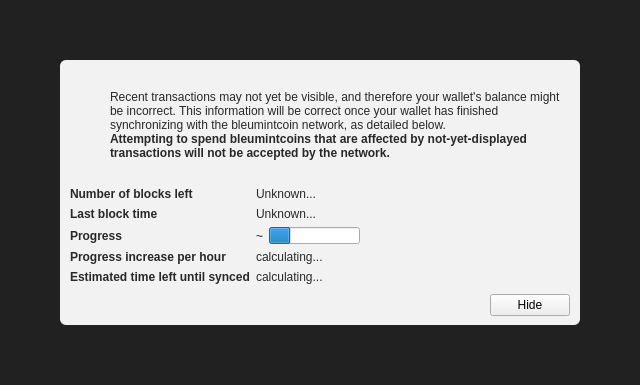
<?xml version="1.0" encoding="UTF-8"?>
<ui version="4.0">
 <class>ModalOverlay</class>
 <widget class="ModalOverlay" name="ModalOverlay">
  <property name="geometry">
   <rect>
    <x>0</x>
    <y>0</y>
    <width>640</width>
    <height>385</height>
   </rect>
  </property>
  <property name="windowTitle">
   <string>Form</string>
  </property>
  <layout class="QVBoxLayout" name="verticalLayout" stretch="0">
   <property name="sizeConstraint">
    <enum>QLayout::SetDefaultConstraint</enum>
   </property>
   <property name="leftMargin">
    <number>0</number>
   </property>
   <property name="topMargin">
    <number>0</number>
   </property>
   <property name="rightMargin">
    <number>0</number>
   </property>
   <property name="bottomMargin">
    <number>0</number>
   </property>
   <item>
    <widget class="QWidget" name="bgWidget" native="true">
     <property name="styleSheet">
      <string notr="true">#bgWidget { background: rgba(0,0,0,220); }</string>
     </property>
     <layout class="QVBoxLayout" name="verticalLayoutMain" stretch="1">
      <property name="leftMargin">
       <number>60</number>
      </property>
      <property name="topMargin">
       <number>60</number>
      </property>
      <property name="rightMargin">
       <number>60</number>
      </property>
      <property name="bottomMargin">
       <number>60</number>
      </property>
      <item>
       <widget class="QWidget" name="contentWidget" native="true">
        <property name="styleSheet">
         <string notr="true">#contentWidget { background: rgba(255,255,255,240); border-radius: 6px; }

QLabel { color: rgb(40,40,40);  }</string>
        </property>
        <layout class="QVBoxLayout" name="verticalLayoutSub" stretch="1,0,0,0">
         <property name="spacing">
          <number>0</number>
         </property>
         <property name="leftMargin">
          <number>10</number>
         </property>
         <property name="topMargin">
          <number>10</number>
         </property>
         <property name="rightMargin">
          <number>10</number>
         </property>
         <property name="bottomMargin">
          <number>10</number>
         </property>
         <item>
          <layout class="QHBoxLayout" name="horizontalLayoutIconText" stretch="0,1">
           <property name="topMargin">
            <number>20</number>
           </property>
           <item>
            <layout class="QVBoxLayout" name="verticalLayoutIcon">
             <property name="leftMargin">
              <number>0</number>
             </property>
             <item>
              <widget class="QPushButton" name="warningIcon">
               <property name="enabled">
                <bool>false</bool>
               </property>
               <property name="text">
                <string/>
               </property>
               <property name="icon">
                <iconset>
                 <normaloff>:/icons/warning</normaloff>
                 <disabledoff>:/icons/warning</disabledoff>:/icons/warning</iconset>
               </property>
               <property name="iconSize">
                <size>
                 <width>48</width>
                 <height>48</height>
                </size>
               </property>
               <property name="flat">
                <bool>true</bool>
               </property>
              </widget>
             </item>
             <item>
              <spacer name="verticalSpacerWarningIcon">
               <property name="orientation">
                <enum>Qt::Vertical</enum>
               </property>
               <property name="sizeHint" stdset="0">
                <size>
                 <width>20</width>
                 <height>40</height>
                </size>
               </property>
              </spacer>
             </item>
            </layout>
           </item>
           <item>
            <layout class="QVBoxLayout" name="verticalLayoutInfoText">
             <property name="leftMargin">
              <number>0</number>
             </property>
             <property name="topMargin">
              <number>0</number>
             </property>
             <item>
              <widget class="QLabel" name="infoText">
               <property name="text">
                <string>Recent transactions may not yet be visible, and therefore your wallet's balance might be incorrect. This information will be correct once your wallet has finished synchronizing with the bleumintcoin network, as detailed below.</string>
               </property>
               <property name="textFormat">
                <enum>Qt::RichText</enum>
               </property>
               <property name="wordWrap">
                <bool>true</bool>
               </property>
              </widget>
             </item>
             <item>
              <widget class="QLabel" name="infoTextStrong">
               <property name="font">
                <font>
                 <weight>75</weight>
                 <bold>true</bold>
                </font>
               </property>
               <property name="text">
                <string>Attempting to spend bleumintcoins that are affected by not-yet-displayed transactions will not be accepted by the network.</string>
               </property>
               <property name="textFormat">
                <enum>Qt::RichText</enum>
               </property>
               <property name="wordWrap">
                <bool>true</bool>
               </property>
              </widget>
             </item>
             <item>
              <spacer name="verticalSpacerInTextSpace">
               <property name="orientation">
                <enum>Qt::Vertical</enum>
               </property>
               <property name="sizeHint" stdset="0">
                <size>
                 <width>20</width>
                 <height>40</height>
                </size>
               </property>
              </spacer>
             </item>
            </layout>
           </item>
          </layout>
         </item>
         <item>
          <spacer name="verticalSpacerAfterText">
           <property name="orientation">
            <enum>Qt::Vertical</enum>
           </property>
           <property name="sizeHint" stdset="0">
            <size>
             <width>20</width>
             <height>40</height>
            </size>
           </property>
          </spacer>
         </item>
         <item>
          <layout class="QFormLayout" name="formLayout">
           <property name="fieldGrowthPolicy">
            <enum>QFormLayout::FieldsStayAtSizeHint</enum>
           </property>
           <property name="horizontalSpacing">
            <number>6</number>
           </property>
           <property name="verticalSpacing">
            <number>6</number>
           </property>
           <property name="topMargin">
            <number>10</number>
           </property>
           <item row="0" column="0">
            <widget class="QLabel" name="labelNumberOfBlocksLeft">
             <property name="font">
              <font>
               <weight>75</weight>
               <bold>true</bold>
              </font>
             </property>
             <property name="text">
              <string>Number of blocks left</string>
             </property>
            </widget>
           </item>
           <item row="0" column="1">
            <widget class="QLabel" name="numberOfBlocksLeft">
             <property name="text">
              <string>Unknown...</string>
             </property>
            </widget>
           </item>
           <item row="1" column="0">
            <widget class="QLabel" name="labelLastBlockTime">
             <property name="font">
              <font>
               <weight>75</weight>
               <bold>true</bold>
              </font>
             </property>
             <property name="text">
              <string>Last block time</string>
             </property>
            </widget>
           </item>
           <item row="1" column="1">
            <widget class="QLabel" name="newestBlockDate">
             <property name="sizePolicy">
              <sizepolicy hsizetype="Maximum" vsizetype="Preferred">
               <horstretch>0</horstretch>
               <verstretch>0</verstretch>
              </sizepolicy>
             </property>
             <property name="text">
              <string>Unknown...</string>
             </property>
            </widget>
           </item>
           <item row="2" column="0">
            <widget class="QLabel" name="labelSyncDone">
             <property name="font">
              <font>
               <weight>75</weight>
               <bold>true</bold>
              </font>
             </property>
             <property name="text">
              <string>Progress</string>
             </property>
            </widget>
           </item>
           <item row="2" column="1">
            <layout class="QHBoxLayout" name="horizontalLayoutSync" stretch="0,1">
             <item>
              <widget class="QLabel" name="percentageProgress">
               <property name="text">
                <string notr="true">~</string>
               </property>
              </widget>
             </item>
             <item>
              <widget class="QProgressBar" name="progressBar">
               <property name="value">
                <number>24</number>
               </property>
               <property name="format">
                <string/>
               </property>
              </widget>
             </item>
            </layout>
           </item>
           <item row="4" column="0">
            <widget class="QLabel" name="labelProgressIncrease">
             <property name="font">
              <font>
               <weight>75</weight>
               <bold>true</bold>
              </font>
             </property>
             <property name="text">
              <string>Progress increase per hour</string>
             </property>
            </widget>
           </item>
           <item row="4" column="1">
            <widget class="QLabel" name="progressIncreasePerH">
             <property name="text">
              <string>calculating...</string>
             </property>
            </widget>
           </item>
           <item row="5" column="0">
            <widget class="QLabel" name="labelEstimatedTimeLeft">
             <property name="font">
              <font>
               <weight>75</weight>
               <bold>true</bold>
              </font>
             </property>
             <property name="text">
              <string>Estimated time left until synced</string>
             </property>
            </widget>
           </item>
           <item row="5" column="1">
            <widget class="QLabel" name="expectedTimeLeft">
             <property name="text">
              <string>calculating...</string>
             </property>
            </widget>
           </item>
          </layout>
         </item>
         <item>
          <layout class="QHBoxLayout" name="horizontalLayoutButtons">
           <property name="leftMargin">
            <number>10</number>
           </property>
           <property name="topMargin">
            <number>10</number>
           </property>
           <item>
            <spacer name="horizontalSpacer">
             <property name="orientation">
              <enum>Qt::Horizontal</enum>
             </property>
             <property name="sizeHint" stdset="0">
              <size>
               <width>40</width>
               <height>20</height>
              </size>
             </property>
            </spacer>
           </item>
           <item>
            <widget class="QPushButton" name="closeButton">
             <property name="text">
              <string>Hide</string>
             </property>
            </widget>
           </item>
          </layout>
         </item>
        </layout>
       </widget>
      </item>
     </layout>
    </widget>
   </item>
  </layout>
 </widget>
 <customwidgets>
  <customwidget>
   <class>ModalOverlay</class>
   <extends>QWidget</extends>
   <header>modaloverlay.h</header>
   <container>1</container>
  </customwidget>
 </customwidgets>
 <resources/>
 <connections/>
</ui>
